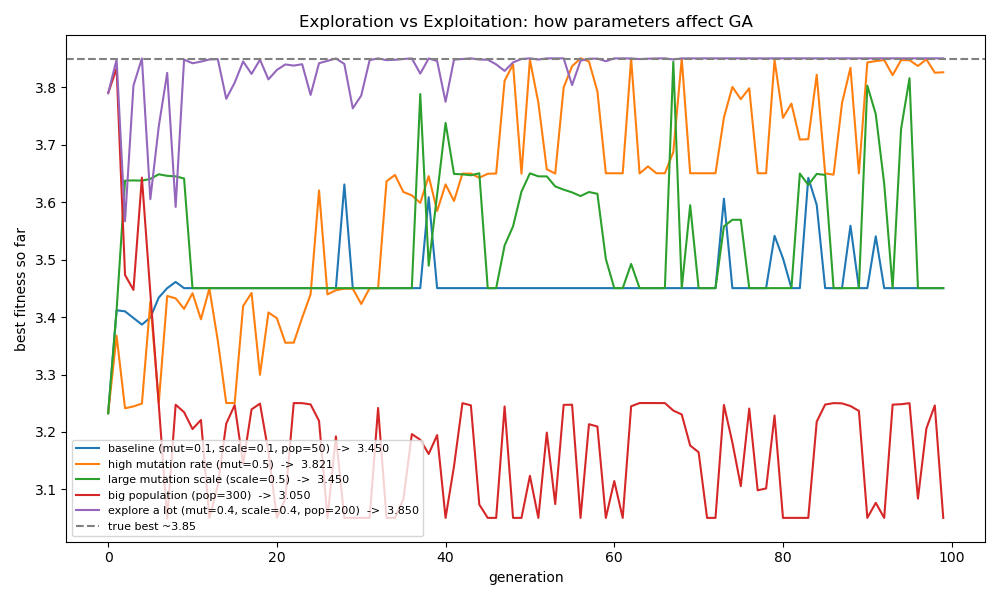

Write Python code to recreate this figure.
"""
第 1 课（实验篇）：探索 vs 利用 —— 为什么 GA 会卡在局部最优？

第 1 课里 GA 卡在了 f(x)≈3.45，没找到真正的最优 ~3.85。
这节课我们把 GA 封装成一个函数 run_ga(...)，用不同参数跑很多次，
把收敛曲线画在一张图里对比，亲眼看清两个核心力量的拉扯：

  - 利用 (exploitation): 围绕当前最好的解精细搜索 → 收敛快，但容易困在局部山峰
  - 探索 (exploration) : 大胆乱跳、保持多样性     → 不容易困住，但收敛慢

调大「变异率 / 变异幅度 / 种群规模」= 增强探索。
我们就来验证：哪些参数能让 GA 跳出 3.45、爬上 3.85。

运行：  conda run -n ga-ml python lessons/01b_experiment.py
"""

import numpy as np
import matplotlib.pyplot as plt


# ---------- 目标函数（和第 1 课一样）----------
def f(x):
    return x * np.sin(10 * np.pi * x) + 2.0


X_LOW, X_HIGH = -1.0, 2.0
TRUE_BEST = 3.85   # 这个函数在 [-1,2] 上的近似真实最优值，用作参考线


def run_ga(pop_size=50, n_gen=100, mutation_rate=0.1,
           mutation_scale=0.1, seed=42):
    """跑一次完整的遗传算法，返回 (每代最优值的历史, 最终找到的最优值)。

    所有参数都给了默认值，调用时只改你想实验的那个即可。
    每个个体就是一个 x 值。"""
    rng = np.random.default_rng(seed)
    pop = rng.uniform(X_LOW, X_HIGH, size=pop_size)
    history = []

    for _ in range(n_gen):
        fit = f(pop)
        history.append(fit.max())

        # --- 选择：锦标赛(每次随机挑3个，留最好的) ---
        parents = np.empty_like(pop)
        for i in range(pop_size):
            idx = rng.integers(0, pop_size, size=3)
            parents[i] = pop[idx[np.argmax(fit[idx])]]

        # --- 交叉：两两算术平均 ---
        children = parents.copy()
        for i in range(0, pop_size - 1, 2):
            a = rng.random()
            children[i]     = a * parents[i] + (1 - a) * parents[i + 1]
            children[i + 1] = a * parents[i + 1] + (1 - a) * parents[i]

        # --- 变异：按概率加噪声 ---
        for i in range(pop_size):
            if rng.random() < mutation_rate:
                children[i] += rng.normal(0, mutation_scale)
                children[i] = np.clip(children[i], X_LOW, X_HIGH)

        pop = children

    return history, f(pop).max()


# ---------- 实验：固定其他参数，只改一个，观察影响 ----------
# 每个配置写成 (图例名称, 参数字典)
experiments = [
    ("baseline (mut=0.1, scale=0.1, pop=50)", dict(mutation_rate=0.1, mutation_scale=0.1, pop_size=50)),
    ("high mutation rate (mut=0.5)",          dict(mutation_rate=0.5, mutation_scale=0.1, pop_size=50)),
    ("large mutation scale (scale=0.5)",      dict(mutation_rate=0.1, mutation_scale=0.5, pop_size=50)),
    ("big population (pop=300)",              dict(mutation_rate=0.1, mutation_scale=0.1, pop_size=300)),
    ("explore a lot (mut=0.4, scale=0.4, pop=200)", dict(mutation_rate=0.4, mutation_scale=0.4, pop_size=200)),
]

plt.figure(figsize=(10, 6))
print(f"{'配置':45s} | 最终最优 f(x)")
print("-" * 65)

for name, params in experiments:
    history, best = run_ga(n_gen=100, seed=42, **params)
    plt.plot(history, label=f"{name}  ->  {best:.3f}")
    print(f"{name:45s} | {best:.4f}")

# 画一条参考线：真实最优值
plt.axhline(TRUE_BEST, color="gray", linestyle="--", label=f"true best ~{TRUE_BEST}")

plt.xlabel("generation")
plt.ylabel("best fitness so far")
plt.title("Exploration vs Exploitation: how parameters affect GA")
plt.legend(fontsize=8)
plt.tight_layout()
plt.savefig("lessons/01b_experiment.png", dpi=100)
print("\n对比图已保存到 lessons/01b_experiment.png")
print("观察：探索力度大的配置，是不是更容易突破 3.45、接近虚线 3.85？")
